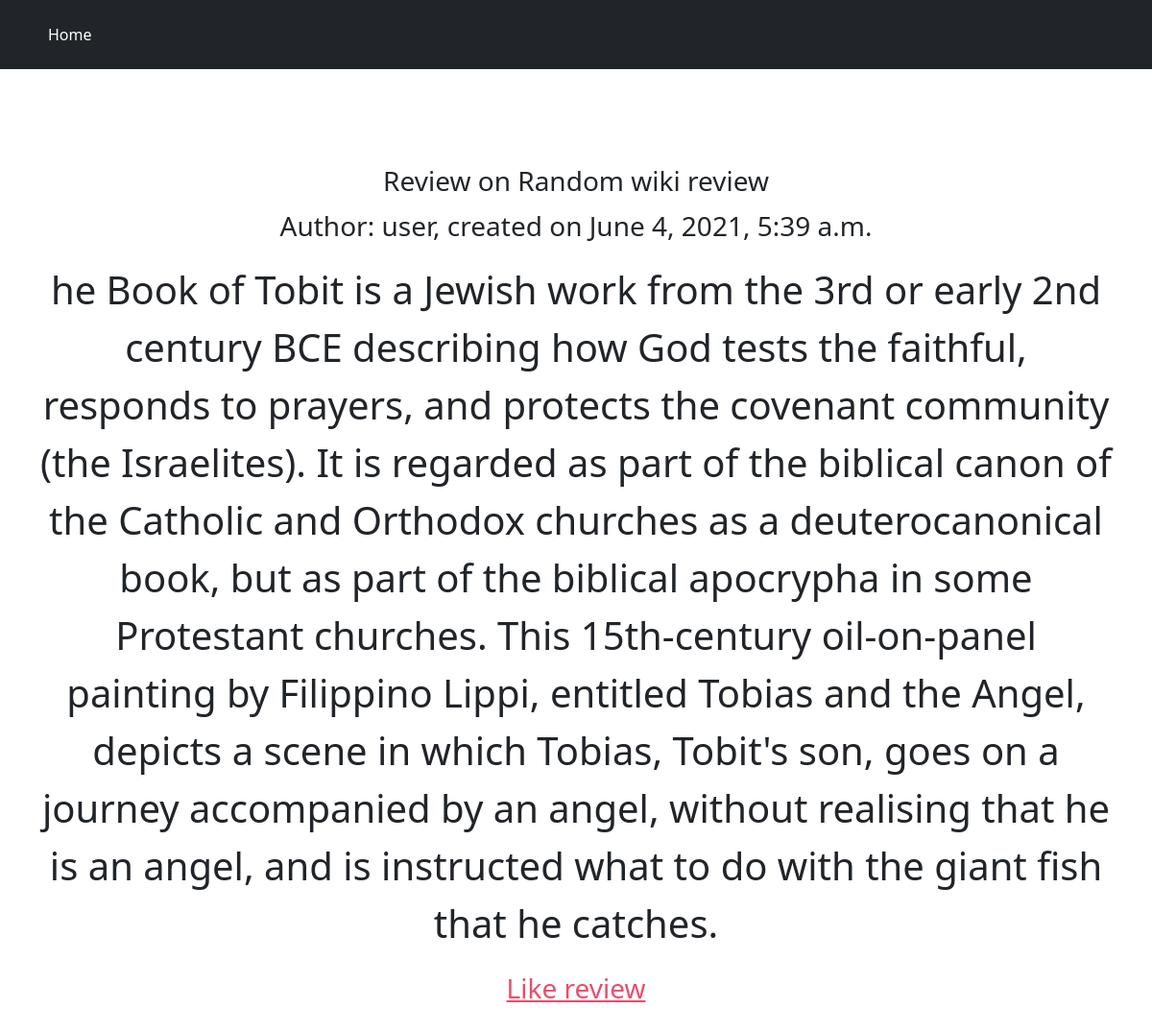
Screenshot of /random-wiki-review/ with the database file from the repository.
### main/models.py (models this page shows, shortened)
class Review(models.Model):
    genre = models.ForeignKey(Genre, on_delete=models.SET_NULL, null=True)
    author = models.ForeignKey(User, on_delete=models.CASCADE, related_name='author')
    fans = models.ManyToManyField(User, related_name='fans')
    text = models.TextField(max_length=1000)
    title = models.CharField(max_length=25)
    create_date = models.DateTimeField(default=datetime.now)
    slug = models.SlugField(max_length=25, unique=True)

### main/views.py (the view)
# urls.py: path("<slug:slug>/", views.ReviewsDetailView.as_view()),
class ReviewsDetailView(View):
    def get(self, request, slug):
        review = Review.objects.get(slug=slug)
        context = {"review": review}
        return render(request, 'main/review.html', context)

### main/templates/main/review.html (shortened to what this page needs)
{% extends 'main/base.html' %}
{% block content %}
<div class="d-flex justify-content-center h-100" style="margin-top: 100px; font-size: 28px; text-align: center;">
    <div class="user_card">
        <div class="d-flex justify-content-center">
            <h3 id="form-title">Review on {{ review.title }}</h3>
        </div>
        <form method="POST" action="">
            <p>Author: {{ review.author }}, created on {{ review.create_date }}</p>
            <p style="font-size: 40px;">{{ review.text }}</p>
            {% if request.user.username != review.author.username or request.user.username == "admin" %}
                <div style="padding-left: 35%; padding-right: 35%;">
                    <a href="{% url 'login' %}" class="ml-2" onclick="review.fans.add(request.user)" style="color: rgb(233, 77, 108);">Like review</a>
                </div>
            {% endif %}
            <br>
        </form>
    </div>
</div>
{% endblock %}

### rows the page displays
Review: title "Random wiki review", author "user", create_date "June 4, 2021, 5:39 a.m.", text "he Book of Tobit is a Jewish work from the 3rd or early 2nd century BCE describing how God tests the faithful, responds to prayers, and protects the covenant community (the Israelites). It is regarded as part of the biblical canon of the Catholic and Orthodox churches as a deuterocanonical book, but as part of the biblical apocrypha in some Protestant churches. This 15th-century oil-on-panel painting by Filippino Lippi, entitled Tobias and the Angel, depicts a scene in which Tobias, Tobit's son, goes on a journey accompanied by an angel, without realising that he is an angel, and is instructed what to do with the giant fish that he catches."
